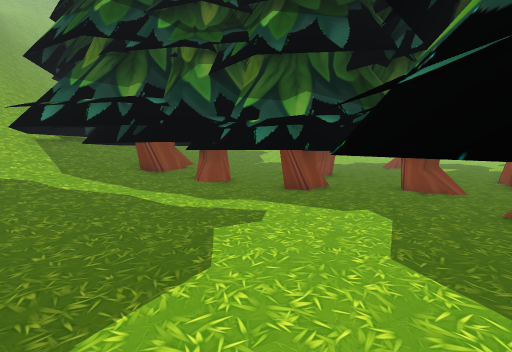
[1] (above)

24 first-person views from a walk through a scene from a Unity 3-D project. The camera is 1.4 m above the floor, tilts 6° down and sees 90° across. The floor is counted in squares, 1 m on a side. Each view is taken from the middle of a square. On the plan, view 1 faces up. The plan holds only what a view shows up to about 13 squares ahead; the rest is blank. The place goes on beyond the plan. The player character is not drawn. Some surface patterns are stand-ins.

[2]
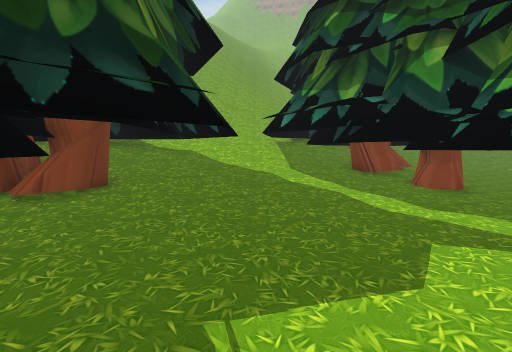

[3]
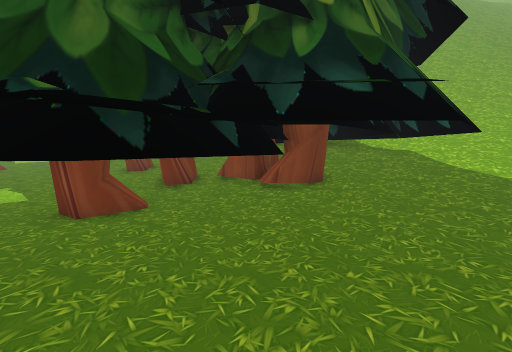

[4]
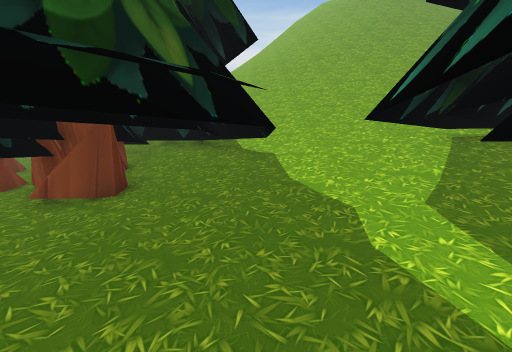

[5]
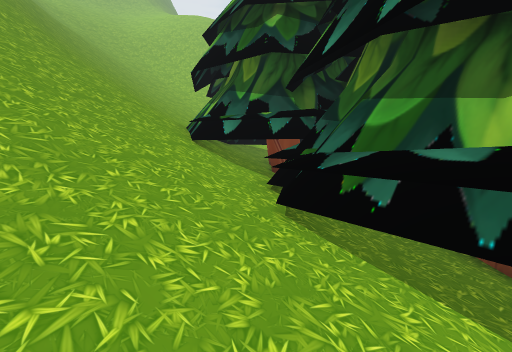

[6]
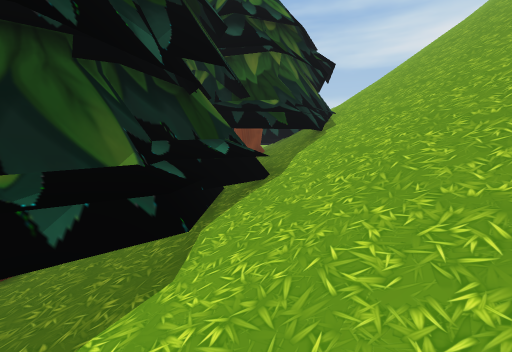

[7]
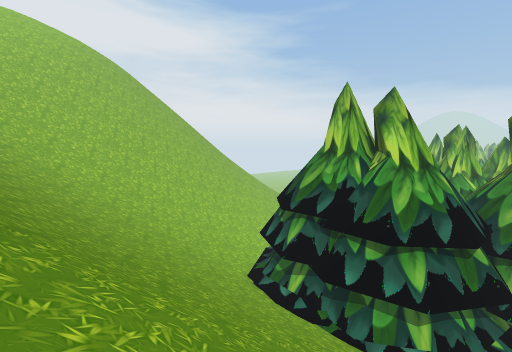

[8]
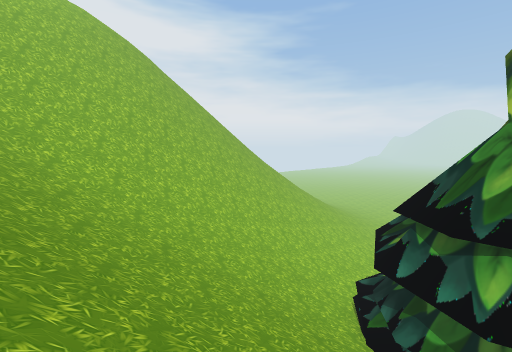

[9]
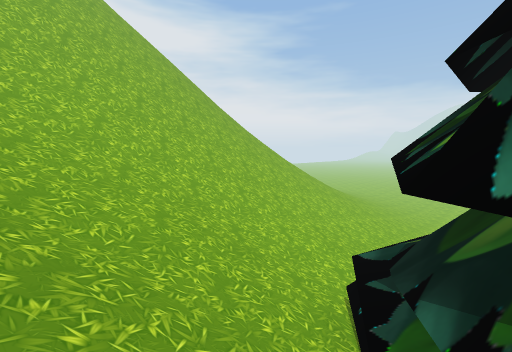

[10]
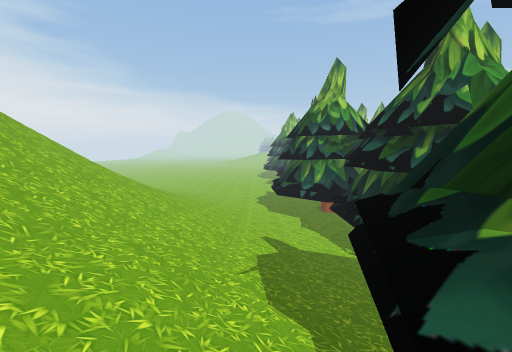

[11]
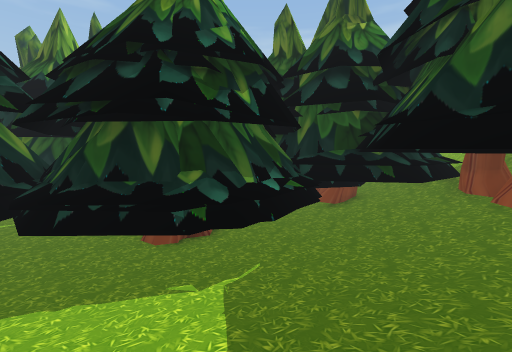

[12]
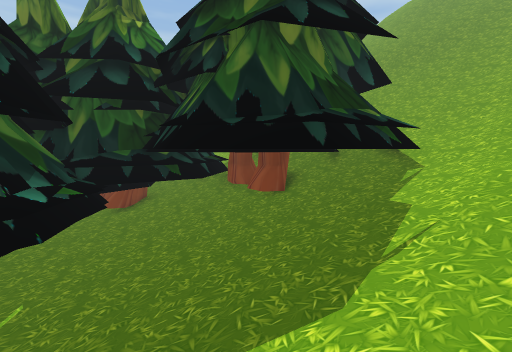

[13]
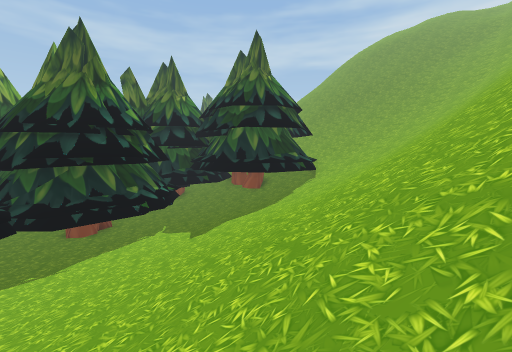

[14]
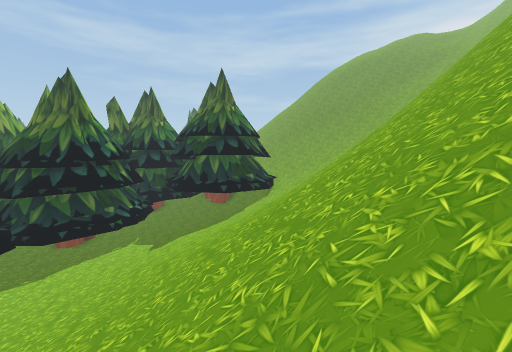

[15]
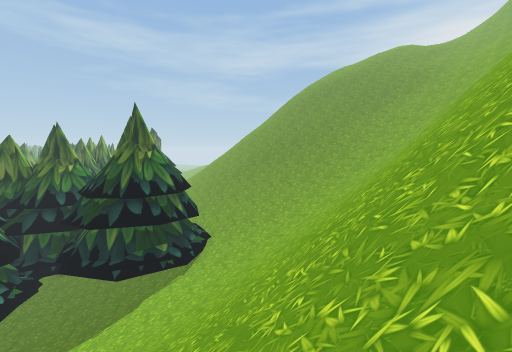

[16]
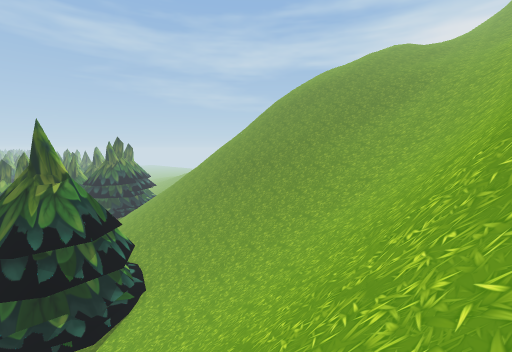

[17]
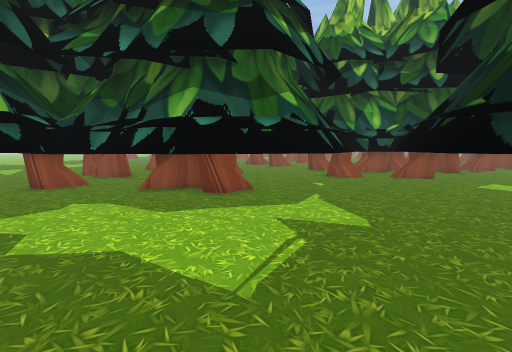

[18]
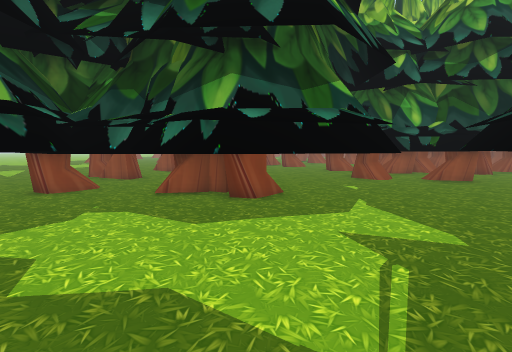

[19]
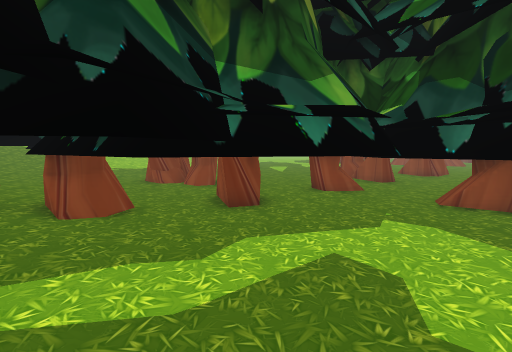

[20]
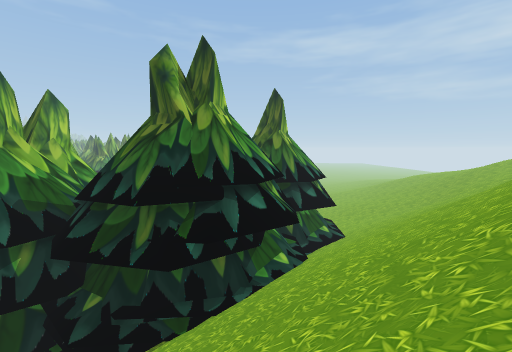

[21]
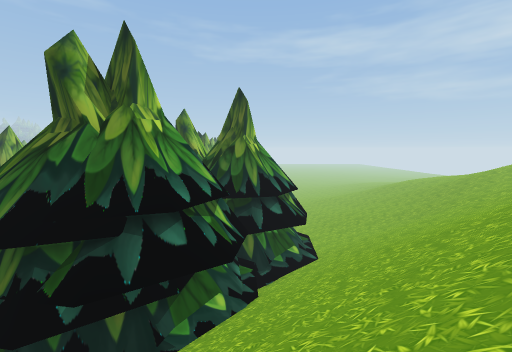

[22]
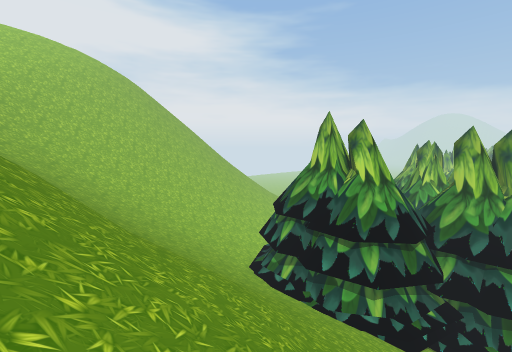

[23]
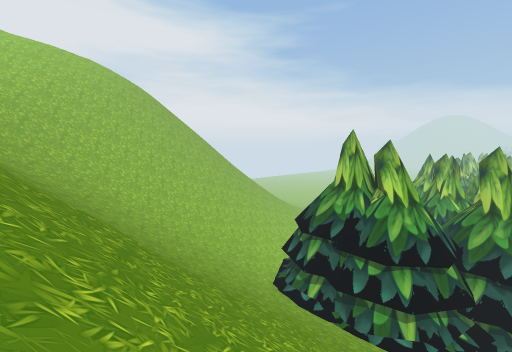

[24]
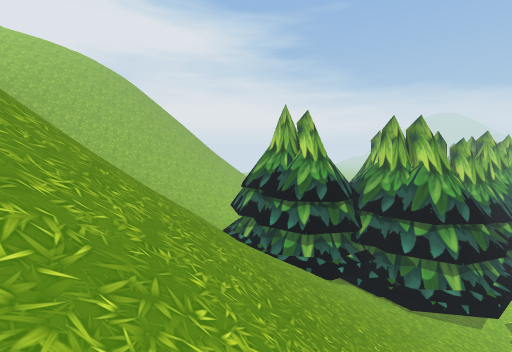

### Floor plan
Key: @ floor where view 1 was taken; # wall or solid block; x gap in a wall; . main floor; : floor 0.5 m higher than the main floor; + floor 0.75 m higher than the main floor; * floor 1.25 m higher than the main floor; % floor 1.5 m higher than the main floor; & floor 13.5 m higher than the main floor; / step, stairs or slope; = window, fence, low wall or low ledge; v drop or lower ground; O other object.
Columns run from 22 left of view 1 to 6 right of it. Each row starts with its distance up from view 1.
 36     vv      ###//////////////
 35    =&###   ##===////////////
 34 /===x########=//////////////
 33 ////////////////////////////
 32 /////////////////////////////
 31  ////////////////////////////
 30 /////////////////////////////
 29 /////////////////////////////
 28 /////////////////////////////
 27 /////////////////////////////
 26  ////////////////////////////
 25 /////////////////////////////
 24 ////////////////////////////+
 23  /////////////OOO///////++++:
 22    /////////OOOOOO////++++:::
 21    /////////OOO///*///++:::..
 20 ///////////OOO OO//+++:OOOOOO
 19 / /////////OOOOO%+++::OOOOOOO
 18 ///////////OOO##//+::OOO   OO
 17 ///////////OOO#/*O#OOO      O
 16 ///////////OO O#OOOO OO OO
 15 ///////////OO   OOOOO   O#
 14 ///////////OOO  O OO     #
 13 ////////////OOOOO OO
 12 /////////////OOOOOO#
 11 //////////////OOOO #
 10 //////////////OOO  #O  #
  9 //////////////OOO      #
  8 ///////////////OOOO OO  OO
  7 ///////////////OOOOOOOO O
  6 ////////////////+::.OOOO OOO
  5 ////////////OOOOO:.....OO O
  4 //////////OOOOOOOO......OO
  3 /////OOOOOOOOOO #OO....OOO
  2 ///OOOOOOOO     .#.....OOO
  1 //OOOOOOOOOOOOO#.......O
  0 //OO O   OO OO OOOO...@.O
 -1 //O  OOO  O     O OO....OOO
 -2 /OO               OO OOOO OOO
 -3 /OO                   OOOO..O
 -4 OOO                     O  OO
 -5 OOOO     O                 OO
 -6 O OO     OO                O

Positions as (right, up) in squares from view 1, and headings:
1: (0, 0), facing up
2: (0, 0), facing up-left
3: (0, 0), facing left
4: (-2, 5), facing left
5: (-9, 6), facing up
6: (-8, 8), facing down-left
7: (-19, 13), facing up-right
8: (-18, 19), facing up-right
9: (-13, 21), facing up-right
10: (-9, 24), facing right
11: (0, 25), facing down
12: (0, 25), facing down-left
13: (6, 32), facing down-left
14: (6, 36), facing down-left
15: (-1, 36), facing down-left
16: (-6, 35), facing down-left
17: (-4, 1), facing right
18: (-3, 2), facing right
19: (-3, 4), facing up-right
20: (-19, 9), facing down
21: (-21, 7), facing down
22: (-21, 11), facing up-right
23: (-22, 12), facing up-right
24: (-22, 7), facing up-right
